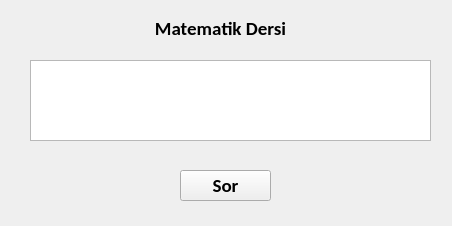
<?xml version="1.0" encoding="UTF-8"?>
<ui version="4.0">
 <class>Form</class>
 <widget class="QWidget" name="Form">
  <property name="geometry">
   <rect>
    <x>0</x>
    <y>0</y>
    <width>452</width>
    <height>226</height>
   </rect>
  </property>
  <property name="windowTitle">
   <string>Soru Sor</string>
  </property>
  <widget class="QLabel" name="label">
   <property name="geometry">
    <rect>
     <x>120</x>
     <y>20</y>
     <width>201</width>
     <height>16</height>
    </rect>
   </property>
   <property name="font">
    <font>
     <family>Calibri</family>
     <pointsize>14</pointsize>
     <weight>75</weight>
     <bold>true</bold>
    </font>
   </property>
   <property name="text">
    <string>Matematik Dersi</string>
   </property>
   <property name="alignment">
    <set>Qt::AlignCenter</set>
   </property>
  </widget>
  <widget class="QPlainTextEdit" name="sorutext">
   <property name="geometry">
    <rect>
     <x>30</x>
     <y>60</y>
     <width>401</width>
     <height>81</height>
    </rect>
   </property>
  </widget>
  <widget class="QPushButton" name="sorbuton">
   <property name="geometry">
    <rect>
     <x>180</x>
     <y>170</y>
     <width>91</width>
     <height>31</height>
    </rect>
   </property>
   <property name="font">
    <font>
     <family>Calibri</family>
     <pointsize>14</pointsize>
     <weight>75</weight>
     <bold>true</bold>
    </font>
   </property>
   <property name="text">
    <string>Sor</string>
   </property>
  </widget>
 </widget>
 <resources/>
 <connections/>
</ui>
